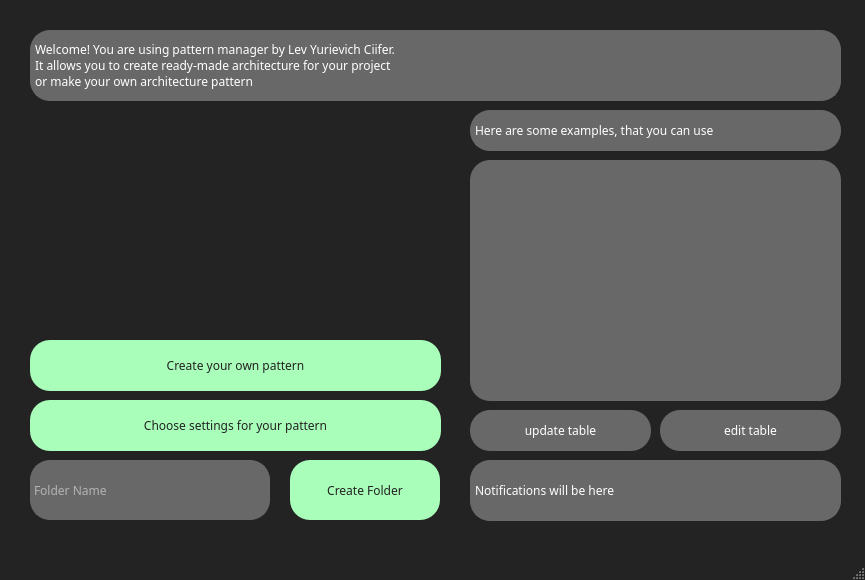
<?xml version="1.0" encoding="UTF-8"?>
<ui version="4.0">
 <class>MainWindow</class>
 <widget class="QMainWindow" name="MainWindow">
  <property name="geometry">
   <rect>
    <x>0</x>
    <y>0</y>
    <width>865</width>
    <height>580</height>
   </rect>
  </property>
  <property name="maximumSize">
   <size>
    <width>865</width>
    <height>580</height>
   </size>
  </property>
  <property name="windowTitle">
   <string>PatternManager</string>
  </property>
  <property name="windowIcon">
   <iconset>
    <normaloff>L:/VS/vsProjects/test_task/pictures/misha_boxer.jpg</normaloff>L:/VS/vsProjects/test_task/pictures/misha_boxer.jpg</iconset>
  </property>
  <property name="styleSheet">
   <string notr="true">QMainWindow {
	background-color: rgb(35, 35, 35);
}</string>
  </property>
  <widget class="QWidget" name="centralwidget">
   <widget class="QLineEdit" name="foldername_lineedit">
    <property name="geometry">
     <rect>
      <x>30</x>
      <y>460</y>
      <width>240</width>
      <height>60</height>
     </rect>
    </property>
    <property name="styleSheet">
     <string notr="true">QLineEdit {
	font-family: Plain,Helvetica Neue,Arial,Noto Sans,sans-serif;
	padding-left: 1em;
	color: white;
	background-color: rgb(104, 104, 104);
	border-radius: 20px;
	border:2px solid  rgb(104, 104, 104) ;
}

QLineEdit:hover {
	color: rgb(178, 246, 159);
    cursor: pointer;
    background-color: rgba(104, 104, 104, 0.911);
}

QLineEdit:focus {
	border-color:rgb(169, 255, 186);
}</string>
    </property>
    <property name="text">
     <string/>
    </property>
    <property name="placeholderText">
     <string>Folder Name</string>
    </property>
   </widget>
   <widget class="QPushButton" name="create_folder_button">
    <property name="geometry">
     <rect>
      <x>290</x>
      <y>460</y>
      <width>150</width>
      <height>60</height>
     </rect>
    </property>
    <property name="styleSheet">
     <string notr="true">QPushButton {
    color: rgb(34, 34, 34);
    text-decoration: none;
    /* margin-top: 10px; */
    padding: 1px;
    text-transform: uppercase;
    display: inline-block;
    position: relative;
    letter-spacing: 0.3em;
	background-color:rgb(169, 255, 186);
	font-family: Plain,Helvetica Neue,Arial,Noto Sans,sans-serif;
	border-radius: 20px;
}

QPushButton:hover {
	border: rgb(255, 170, 0);
    cursor: pointer;
    background-color: rgb(115, 255, 148);
}</string>
    </property>
    <property name="text">
     <string>Create Folder</string>
    </property>
   </widget>
   <widget class="QPushButton" name="settings_button">
    <property name="geometry">
     <rect>
      <x>30</x>
      <y>400</y>
      <width>411</width>
      <height>51</height>
     </rect>
    </property>
    <property name="styleSheet">
     <string notr="true">QPushButton {
    color: rgb(34, 34, 34);
    text-decoration: none;
    /* margin-top: 10px; */
    padding: 1px;
    text-transform: uppercase;
    transition: 0.5s;
    display: inline-block;
    position: relative;
    letter-spacing: 0.3em;
	background-color:rgb(169, 255, 186);
	font-family: Plain,Helvetica Neue,Arial,Noto Sans,sans-serif;
	border-radius: 20px;
}

QPushButton:hover {
	border: rgb(255, 170, 0);
    cursor: pointer;
    background-color: rgb(115, 255, 148);
}</string>
    </property>
    <property name="text">
     <string>Choose settings for your pattern</string>
    </property>
   </widget>
   <widget class="QPushButton" name="create_button">
    <property name="geometry">
     <rect>
      <x>30</x>
      <y>340</y>
      <width>411</width>
      <height>51</height>
     </rect>
    </property>
    <property name="styleSheet">
     <string notr="true">QPushButton {
    color: rgb(34, 34, 34);
    text-decoration: none;
    /* margin-top: 10px; */
    padding: 1px;
    text-transform: uppercase;
    transition: 0.5s;
    display: inline-block;
    position: relative;
    letter-spacing: 0.3em;
	background-color:rgb(169, 255, 186);
	font-family: Plain,Helvetica Neue,Arial,Noto Sans,sans-serif;
	border-radius: 20px;
}

QPushButton:hover {
	border: rgb(255, 170, 0);
    /* transform: translateY(3px);*/
    /*transform: skewY(-1deg); */
    cursor: pointer;
    background-color: rgb(115, 255, 148);
}</string>
    </property>
    <property name="text">
     <string>Create your own pattern</string>
    </property>
   </widget>
   <widget class="QLabel" name="notify_lable">
    <property name="geometry">
     <rect>
      <x>470</x>
      <y>460</y>
      <width>371</width>
      <height>61</height>
     </rect>
    </property>
    <property name="styleSheet">
     <string notr="true">QLabel {
	font-family: Plain,Helvetica Neue,Arial,Noto Sans,sans-serif;
	padding-left: 1em;
	color: white;
	background-color: rgb(104, 104, 104);
	border-radius: 20px;
	border:2px solid  rgb(104, 104, 104) ;
}

</string>
    </property>
    <property name="text">
     <string>Notifications will be here</string>
    </property>
   </widget>
   <widget class="QLabel" name="greeting_lable">
    <property name="geometry">
     <rect>
      <x>30</x>
      <y>30</y>
      <width>811</width>
      <height>71</height>
     </rect>
    </property>
    <property name="styleSheet">
     <string notr="true">QLabel {
	font-family: Plain,Helvetica Neue,Arial,Noto Sans,sans-serif;
	padding-left: 1em;
	color: white;
	background-color: rgb(104, 104, 104);
	border-radius: 20px;
	border:2px solid  rgb(104, 104, 104) ;
	text-transform: uppercase;
}

</string>
    </property>
    <property name="text">
     <string>Welcome! You are using pattern manager by Lev Yurievich Ciifer. 
It allows you to create ready-made architecture for your project
or make your own architecture pattern </string>
    </property>
   </widget>
   <widget class="QTableView" name="pattern_table">
    <property name="geometry">
     <rect>
      <x>470</x>
      <y>160</y>
      <width>371</width>
      <height>241</height>
     </rect>
    </property>
    <property name="styleSheet">
     <string notr="true">QTableView {
	background-color: rgb(104, 104, 104);
	color: white;
	border-radius: 20px;
}



QHeaderView::section {
	background-color: rgb(104, 104, 104);
	color: white;
}
QHeaderView {
	background-color: rgb(104, 104, 104);
	color: white;
}
QTableCornerButton::section {
	background-color: rgb(104, 104, 104);
	color: white;
}</string>
    </property>
   </widget>
   <widget class="QLabel" name="examples_lable">
    <property name="geometry">
     <rect>
      <x>470</x>
      <y>110</y>
      <width>371</width>
      <height>41</height>
     </rect>
    </property>
    <property name="styleSheet">
     <string notr="true">QLabel {
	font-family: Plain,Helvetica Neue,Arial,Noto Sans,sans-serif;
	padding-left: 1em;
	color: white;
	background-color: rgb(104, 104, 104);
	border-radius: 20px;
	border:2px solid  rgb(104, 104, 104) ;
	text-transform: none;
}

</string>
    </property>
    <property name="text">
     <string>Here are some examples, that you can use</string>
    </property>
   </widget>
   <widget class="QPushButton" name="table_update_button">
    <property name="geometry">
     <rect>
      <x>470</x>
      <y>410</y>
      <width>181</width>
      <height>41</height>
     </rect>
    </property>
    <property name="styleSheet">
     <string notr="true">QPushButton {
    color: white;
    text-decoration: none;
    /* margin-top: 10px; */
    padding: 1px;
    text-transform: uppercase;
    display: inline-block;
    position: relative;
	background-color:rgb(104, 104, 104);
	font-family: Plain,Helvetica Neue,Arial,Noto Sans,sans-serif;
	border-radius: 20px;
}

QPushButton:hover {
	color: rgb(178, 246, 159);
    cursor: pointer;
    background-color: rgba(104, 104, 104, 0.911);
}</string>
    </property>
    <property name="text">
     <string>update table</string>
    </property>
   </widget>
   <widget class="QPushButton" name="edit_table_button">
    <property name="geometry">
     <rect>
      <x>660</x>
      <y>410</y>
      <width>181</width>
      <height>41</height>
     </rect>
    </property>
    <property name="styleSheet">
     <string notr="true">QPushButton {
    color: white;
    text-decoration: none;
    /* margin-top: 10px; */
    padding: 1px;
    text-transform: uppercase;
    display: inline-block;
    position: relative;
	background-color:rgb(104, 104, 104);
	font-family: Plain,Helvetica Neue,Arial,Noto Sans,sans-serif;
	border-radius: 20px;
}

QPushButton:hover {
	color: rgb(178, 246, 159);
    cursor: pointer;
    background-color: rgba(104, 104, 104, 0.911);
}</string>
    </property>
    <property name="text">
     <string>edit table</string>
    </property>
   </widget>
  </widget>
  <widget class="QStatusBar" name="statusbar"/>
 </widget>
 <resources/>
 <connections/>
</ui>
